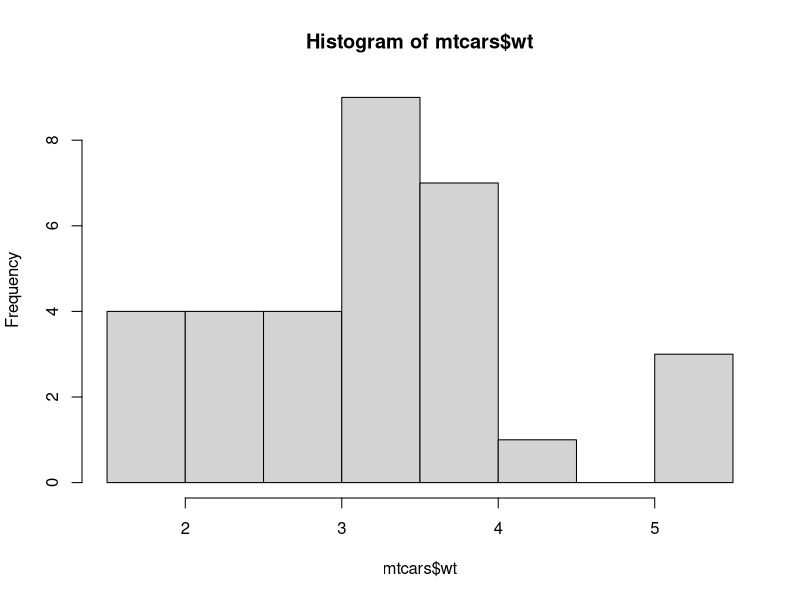
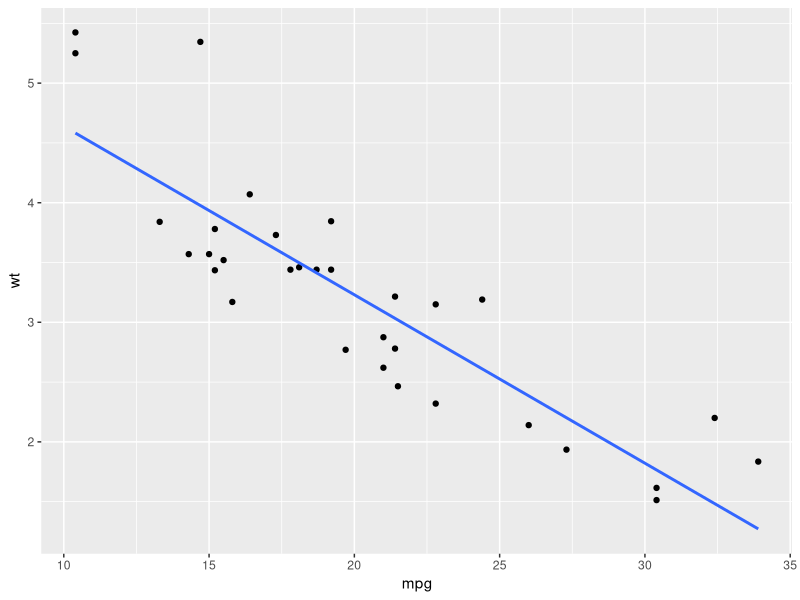

These charts were generated, in order, by the following R code:
## ---- chunk 1
library(dplyr)
head(iris)       # first 5 rows
head(iris,n=10)  # first 10 rows

tail(iris)       # last 5 rows

class(iris)      # object type
dim(iris)        # how many rows and how many columns

summary(iris)    # summary of the data
glimpse(iris)    # a another way to summary of the data with dplyr
## ---- chunk 2
hist(mtcars$wt)
## ---- chunk 3
# Pearson product-moment correlation(r) with no missing value
library(tidyverse)
mtcars %>%summarize(N = n(), r = cor(mpg,wt, 
                                     use = "pairwise.complete.obs"))

mtcars %>%group_by(cyl)%>%summarize(N = n(), r = cor(mpg,wt, 
                                     use = "pairwise.complete.obs"))

## ---- chunk 4
library(ggplot2)
ggplot(data = mtcars, aes(x = mpg, y = wt)) + 
  geom_point() + 
  geom_smooth(method = "lm", se = FALSE)
